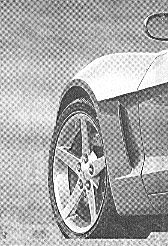
#> input picture Transformada de Fourier/images/car.tif, 168 x 246 px; its folder holds only this picture in this run
$ python index.py
#> lines starting #> are read from the running program, lines starting #| are printed output that depends on the picture
import os

import numpy as np
from PIL import Image

image_names = os.listdir('./images')

# open all images in the folder ./images
images = [Image.open('./images/' + img).convert('L') for img in image_names]
#> images = 1 item


def get_square(h, w):
    """
    A helper to get a square image with a square in the middle.

    :param h:  height
    :param w:  width
    :return:
    """
    zeros = np.zeros((h, w))
    zeros[int(h / 2) - 25:int(h / 2) + 25, int(w / 2) - 25:int(w / 2) + 25] = 1
    return zeros

#Exercicio 1
def fourier_transform(img):
    f = np.fft.fft2(img)
    f_shift = np.fft.fftshift(f)
    fourier = 20 * np.log(np.abs(f_shift + 1))
    angle = np.angle(f_shift)
    return fourier, angle

#Exercicio 2
def inverse_fourier_transform(img):
    f = np.fft.ifftshift(img)
    f = np.fft.ifft2(f)
    return np.abs(f)

#Exercicio 3
import matplotlib.pyplot as plt

for index in range(len(images)):
    img = images[index]
    img_fourier, img_phase = fourier_transform(img)

    fig, axis = plt.subplots(1, 3, figsize=(15, 5))
    axis[0].imshow(img, cmap='gray')
    axis[0].set_title('Original')

    axis[1].imshow(img_fourier, cmap='gray')
    axis[1].set_title('Fourier da imagem ' + image_names[index] + ' (Magnitude)')

    axis[2].imshow(img_phase, cmap='gray')
    axis[2].set_title('Phase da imagem ' + image_names[index])
#> this loop made 1 pass
#> pass 1, in fourier_transform, `fourier = 20 * np.log(np.abs(f_shift + 1))`:
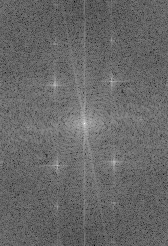
#> fourier: shape (246, 168) float64; min 61.54, max 315.3, mean 165.5; drawn with min black and max white
#> pass 1, in fourier_transform, `angle = np.angle(f_shift)`:
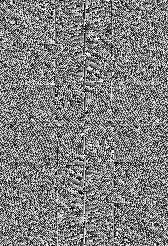
#> angle: shape (246, 168) float64; min -3.14, max 3.14, mean 7.6e-05; drawn with min black and max white
#> img is the input picture: PIL image 168x246 L; min 0, max 255, mean 169.7

#Exercicio 4
for index in range(len(images)):
    img = images[index]
    img_fourier, img_phase = fourier_transform(img)

    fig = plt.figure(figsize=(15, 15))
    ax = fig.add_subplot(221, projection='3d')
    x = np.arange(0, img_fourier.shape[0], 1)
    y = np.arange(0, img_fourier.shape[1], 1)
    X, Y = np.meshgrid(x, y)
    Z = img_fourier[X, Y]

    ax.plot_surface(X, Y, Z, cmap='viridis', edgecolor='none')
    ax.set_title('Fourier da imagem ' + image_names[index])


    ax = fig.add_subplot(222, projection='3d')
    ax.plot_surface(X, Y, Z, cmap='viridis', edgecolor='none')
    ax.view_init(90, 0)
    ax.set_title('Fourier da imagem ' + image_names[index] + ' (Vista superior)')

    plt.show()
#> this loop made 1 pass
#> pass 1, `Z = img_fourier[X, Y]`:
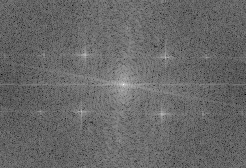
#> Z: shape (168, 246) float64; min 61.54, max 315.3, mean 165.5; drawn with min black and max white
#> pass 1, `plt.show()`:
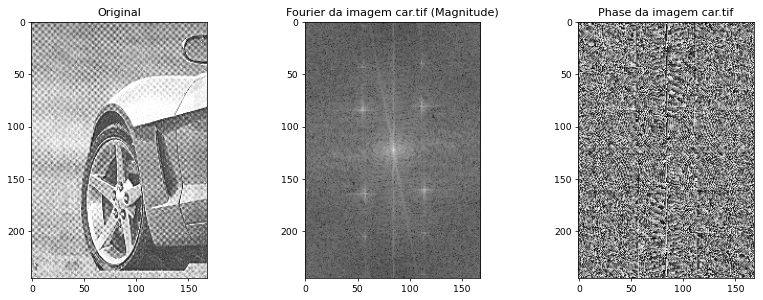
#> figure drawn by matplotlib, 3 panels
#> pass 1, `plt.show()`:
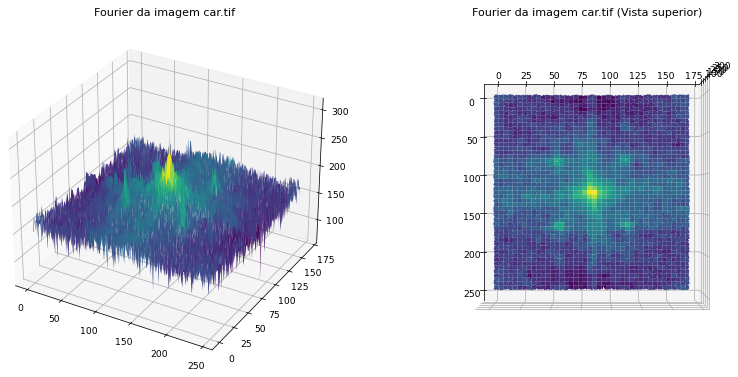
#> figure drawn by matplotlib, 2 panels
#> after the loop:
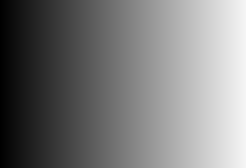
#> X: shape (168, 246) int64; min 0, max 245, mean 122.5

$ run again, on Transformada de Fourier/images/newspaper_shot_woman.tif
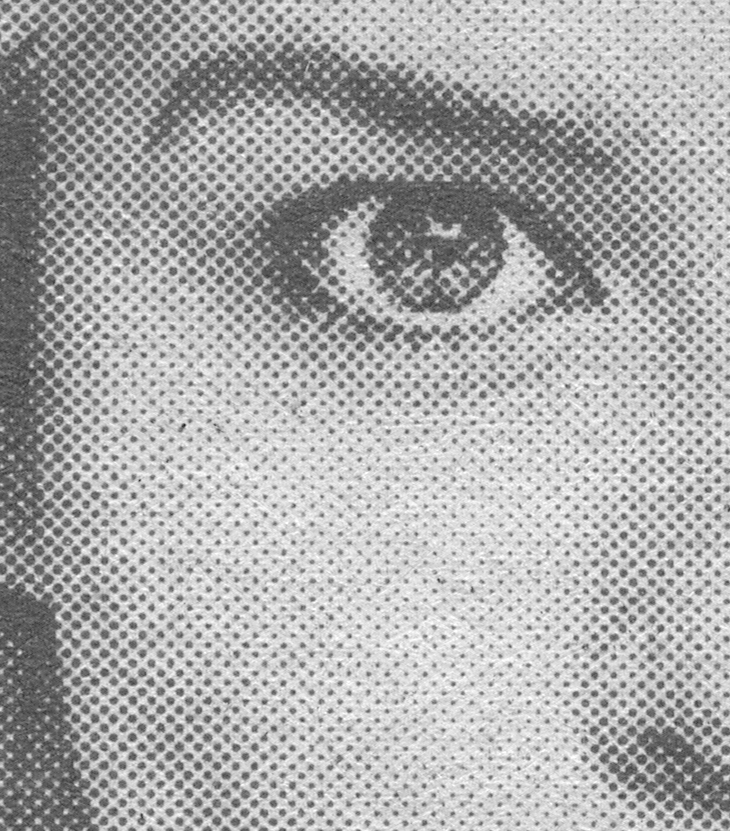
#> input picture Transformada de Fourier/images/newspaper_shot_woman.tif, 730 x 831 px
#> images = 1 item
#> the loop `for index in range(len(images)):` made 1 pass
#> img is the input picture: PIL image 730x831 L; min 33, max 255, mean 172.2
#> the loop `for index in range(len(images)):` made 1 pass
#> pass 1, `Z = img_fourier[X, Y]`:
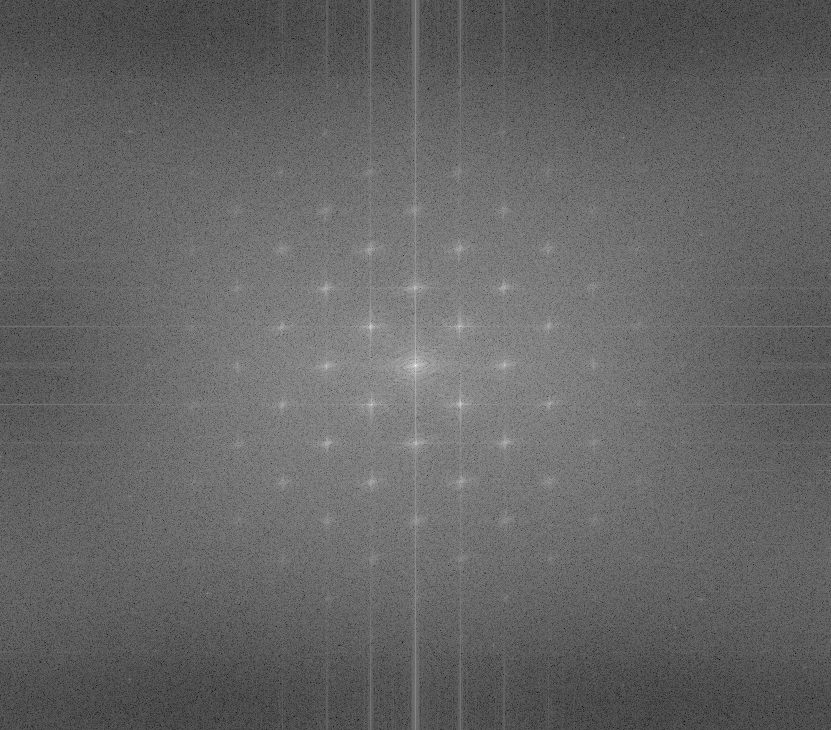
#> Z: shape (730, 831) float64; min 25.85, max 369.3, mean 162.6; drawn with min black and max white
#> pass 1, `plt.show()`:
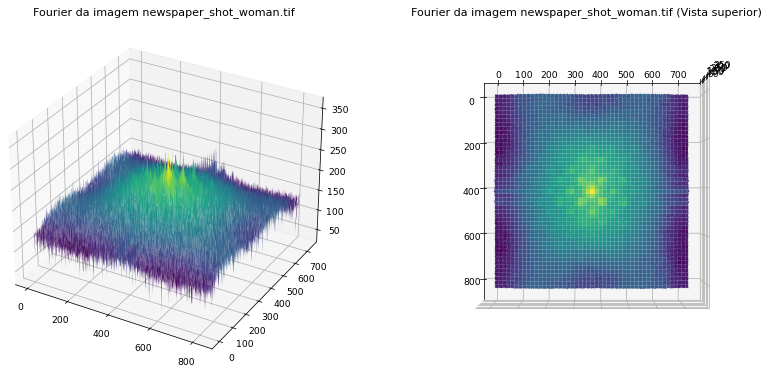
#> figure drawn by matplotlib, 2 panels

$ run again, on Transformada de Fourier/images/periodic_noise.png
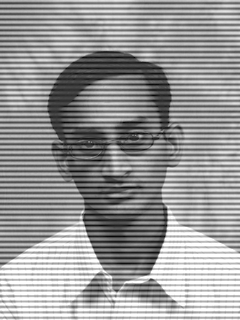
#> input picture Transformada de Fourier/images/periodic_noise.png, 240 x 320 px
#> images = 1 item
#> the loop `for index in range(len(images)):` made 1 pass
#> img is the input picture: PIL image 240x320 L; min 1, max 255, mean 151.2
#> the loop `for index in range(len(images)):` made 1 pass
#> pass 1, `Z = img_fourier[X, Y]`:
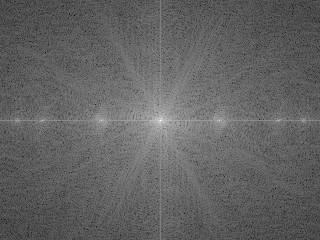
#> Z: shape (240, 320) float64; min 14.04, max 325.4, mean 135.1; drawn with min black and max white
#> pass 1, `plt.show()`:
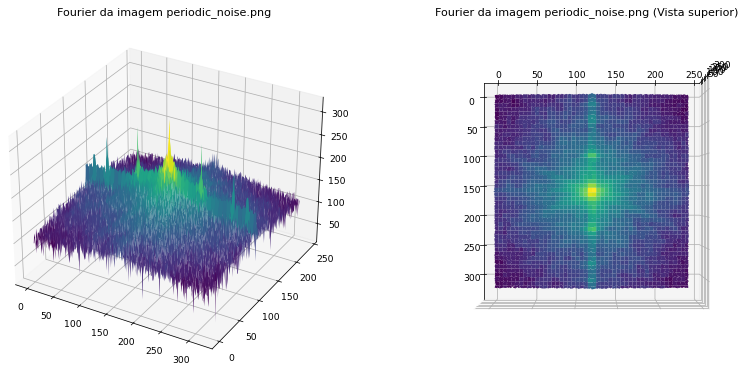
#> figure drawn by matplotlib, 2 panels
